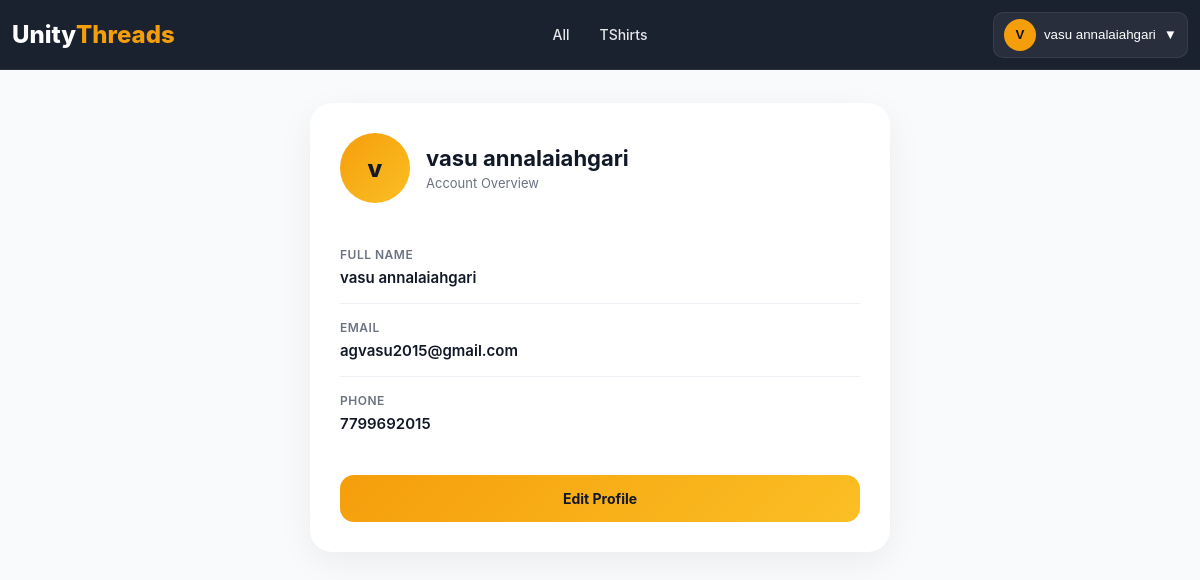
Before: /profile/ (signed in) with the older database file.
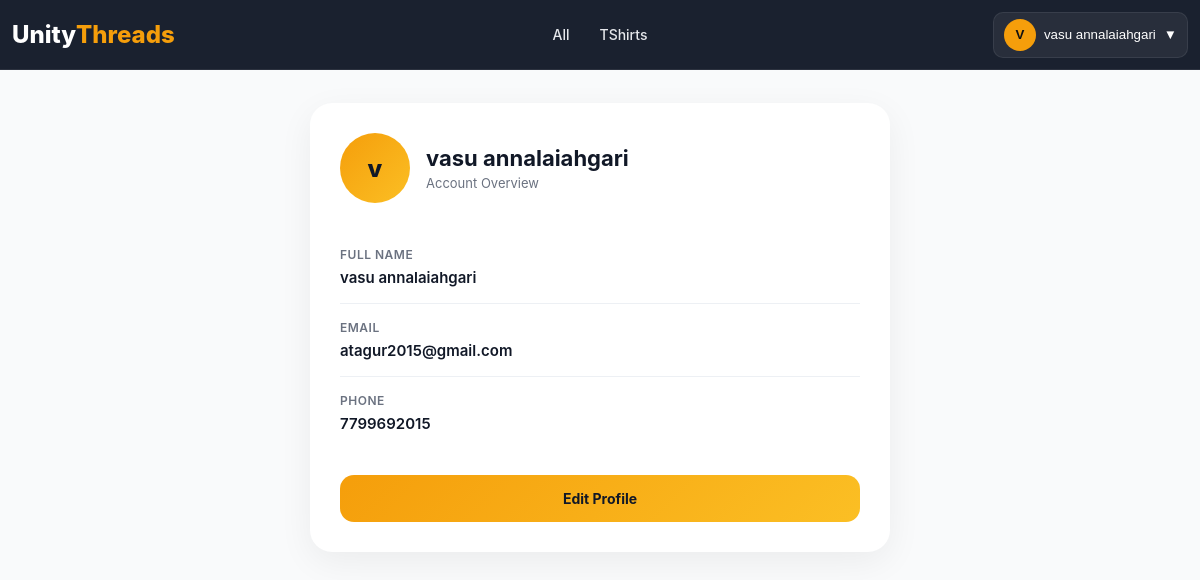
After: the same page with the newer database file.
### accounts/models.py (models this page shows, shortened)
class User(AbstractUser):
    username = None
    email = models.EmailField(
        unique=True
    )
    phone = models.CharField(
        max_length=10,
        unique=True
    )
    full_name = models.CharField(
        max_length=150
    )
    is_email_verified = models.BooleanField(
        default=False
    )
    USERNAME_FIELD = "email"
    REQUIRED_FIELDS = ["phone"]
    objects = UserManager()

### accounts/views.py (the view)
# urls.py: path("profile/", profile_view, name="profile"),
@login_required
def profile_view(request):
    profile, created = UserProfile.objects.get_or_create(
        user=request.user
    )
    return render(
        request,
        "accounts/profile.html",
        {
            "user": request.user,
            "profile": profile
        }
    )

### home/context_processors.py (called while the page is built)
def global_data(request):
    return {
        "categories": Category.objects.all()
    }

### accounts/templates/accounts/profile.html (shortened to what this page needs)
{% load static %}
<!DOCTYPE html>
<html lang="en">
<head>
</head>
<body>
    {% include "partials/navbar.html" %}
    <div class="profile-page">
        <div class="profile-card">
            <div class="profile-header">
                <div class="avatar">
                    {{ user.full_name|first }}
                </div>
                <div>
                    <h2>{{ user.full_name }}</h2>
                    <p>Account Overview</p>
                </div>
            </div>
            <div class="profile-details">
                <div class="info-row">
                    <label>Full Name</label>
                    <p>{{ user.full_name }}</p>
                </div>
                <div class="info-row">
                    <label>Email</label>
                    <p>{{ user.email }}</p>
                </div>
                <div class="info-row">
                    <label>Phone</label>
                    <p>{{ user.phone }}</p>
                </div>
            </div>
            <div class="profile-actions">
                <a
                    href="{% url 'edit_profile' %}"
                    class="btn"
                >
                    Edit Profile
                </a>
            </div>
        </div>
    </div>
</body>
</html>

### home/templates/partials/navbar.html (shortened to what this page needs)
{% load static %}
<link rel="stylesheet" href="{% static 'home/css/navbar.css' %}">
<header class="header" id="header">
    <a href="/" class="logo">
        Unity<span>Threads</span>
    </a>
      <nav class="nav" id="nav">
    <a href="{% url 'product_list' %}">All</a>
    {% for category in categories %}
        <a href="{% url 'product_list' %}?category={{ category.slug }}">
            {{ category.name }}
        </a>
    {% endfor %}
</nav>
    <div class="nav-actions">
        {% if request.user.is_authenticated %}
        <div class="account-dropdown" id="accountWrapper">
            <button class="account-btn" id="accountBtn" type="button">
                <span class="account-avatar">
                    {{ request.user.full_name|default:request.user.email|first|upper }}
                </span>
                <span class="account-name">
                    {{ request.user.full_name|default:request.user.email }}
                </span>
                <span class="dropdown-icon">▼</span>
            </button>
        </div>
        {% endif %}
    </div>
</header>

Changed rows visible on the page:
changed User "vasu annalaiahgari": email "agvasu2015@gmail.com" → "atagur2015@gmail.com"
